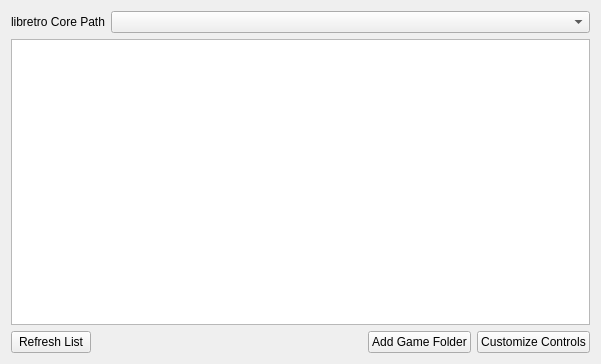
<?xml version="1.0" encoding="UTF-8"?>
<ui version="4.0">
 <class>SystemTab</class>
 <widget class="QWidget" name="SystemTab">
  <property name="geometry">
   <rect>
    <x>0</x>
    <y>0</y>
    <width>601</width>
    <height>364</height>
   </rect>
  </property>
  <property name="windowTitle">
   <string>Tab</string>
  </property>
  <layout class="QGridLayout" name="gridLayout">
   <item row="9" column="2">
    <widget class="QPushButton" name="addPathButton">
     <property name="text">
      <string>Add Game Folder</string>
     </property>
    </widget>
   </item>
   <item row="9" column="3">
    <widget class="QPushButton" name="customizeControlsButton">
     <property name="text">
      <string>Customize Controls</string>
     </property>
    </widget>
   </item>
   <item row="9" column="1">
    <spacer name="horizontalSpacer">
     <property name="orientation">
      <enum>Qt::Horizontal</enum>
     </property>
     <property name="sizeHint" stdset="0">
      <size>
       <width>410</width>
       <height>20</height>
      </size>
     </property>
    </spacer>
   </item>
   <item row="9" column="0">
    <widget class="QPushButton" name="refreshButton">
     <property name="text">
      <string>Refresh List</string>
     </property>
    </widget>
   </item>
   <item row="7" column="0" colspan="4">
    <widget class="QListWidget" name="gameListWidget"/>
   </item>
   <item row="1" column="0" colspan="4">
    <layout class="QFormLayout" name="formLayout">
     <item row="0" column="0">
      <widget class="QLabel" name="coreLabel">
       <property name="text">
        <string>libretro Core Path</string>
       </property>
      </widget>
     </item>
     <item row="0" column="1">
      <widget class="QComboBox" name="coreBox"/>
     </item>
    </layout>
   </item>
  </layout>
 </widget>
 <resources/>
 <connections/>
</ui>
